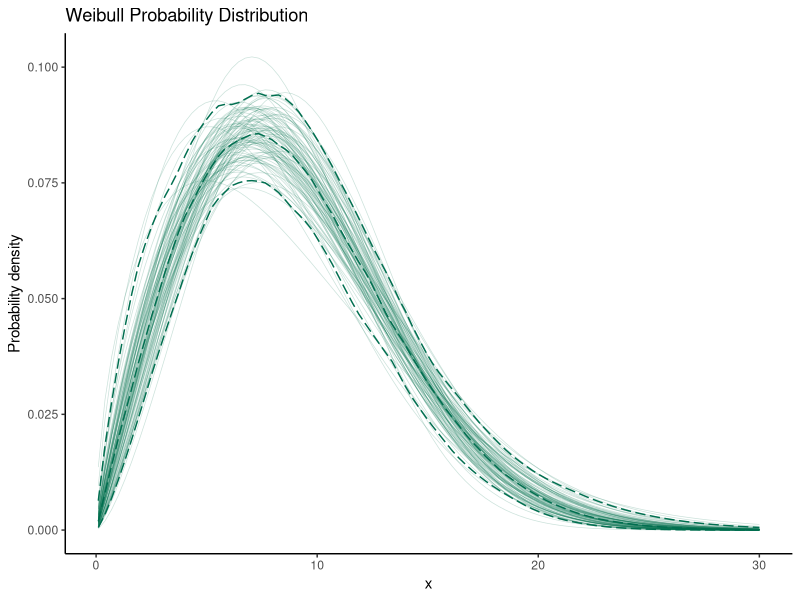

This chart was generated by the following R code:
## ---- chunk 1
knitr::opts_chunk$set(echo       = TRUE,
                      message    = FALSE,
                      warning    = FALSE,
                      out.width  = 800,
                      out.height = 600,
                      fig.align  = "center",
                      dev        = "ragg_png")
## ---- chunk 2
library(fitdistrplus)
library(tidyverse)

set.seed(123)
n <- 100
df_prob <- rweibull(n = n, shape = 2, scale = 10)
x <- seq(0.1, 30, len = n)


loops <- 100
booted_df <- map_dfc(1:loops, function(i) {
  xi <- sample(df_prob, size = length(df_prob), replace = TRUE)
  MLE_est <- suppressWarnings(fitdist(xi, distr = "weibull",method = "mle"))  
  dweibull(x, shape = MLE_est$estimate["shape"],  scale = MLE_est$estimate["scale"])
})

dat1 <- booted_df %>% 
  bind_cols(x %>% as_tibble() %>% rename(x = value)) %>% 
  gather(key = boot_ind, val = y, -x)

dat2 <- booted_df %>% 
  array_tree(., 1) %>% 
  map_dfc(., quantile, c(0.025, 0.5, 0.975)) %>% 
  t() %>% as_tibble() %>%
  bind_cols(x %>% as_tibble()) %>%
  setNames(c("2.5%", "50%", "97.5%", "x")) %>%
  gather(key = quantile, val = y, -x)

ggplot() +
  geom_line(data = dat1, aes(x, y, group = boot_ind), col = "#006E4F", alpha = 0.2, size = 0.25) +
  geom_line(data = dat2, aes(x, y, group = quantile), col = "#006E4F", size = 0.5, linetype = "longdash") +
  theme_classic() + xlab("x") + ylab("Probability density") + 
  ggtitle("Weibull Probability Distribution")
